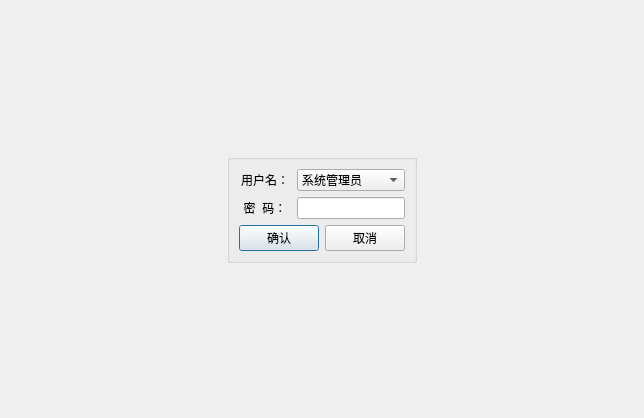
<?xml version="1.0" encoding="UTF-8"?>
<ui version="4.0">
 <class>Dialog1</class>
 <widget class="QDialog" name="Dialog1">
  <property name="geometry">
   <rect>
    <x>0</x>
    <y>0</y>
    <width>644</width>
    <height>418</height>
   </rect>
  </property>
  <property name="windowTitle">
   <string>Dialog</string>
  </property>
  <layout class="QGridLayout" name="gridLayout_3">
   <item row="0" column="0">
    <widget class="QGroupBox" name="groupBox_2">
     <property name="sizePolicy">
      <sizepolicy hsizetype="Fixed" vsizetype="Fixed">
       <horstretch>0</horstretch>
       <verstretch>0</verstretch>
      </sizepolicy>
     </property>
     <property name="title">
      <string/>
     </property>
     <layout class="QGridLayout" name="gridLayout_2">
      <item row="0" column="0">
       <layout class="QGridLayout" name="gridLayout">
        <item row="0" column="0">
         <widget class="QLabel" name="label_3">
          <property name="sizePolicy">
           <sizepolicy hsizetype="Expanding" vsizetype="Preferred">
            <horstretch>0</horstretch>
            <verstretch>0</verstretch>
           </sizepolicy>
          </property>
          <property name="text">
           <string>用户名：</string>
          </property>
          <property name="alignment">
           <set>Qt::AlignCenter</set>
          </property>
         </widget>
        </item>
        <item row="0" column="1">
         <widget class="QComboBox" name="comboBox_2">
          <property name="sizePolicy">
           <sizepolicy hsizetype="Expanding" vsizetype="Fixed">
            <horstretch>0</horstretch>
            <verstretch>0</verstretch>
           </sizepolicy>
          </property>
          <item>
           <property name="text">
            <string>系统管理员</string>
           </property>
          </item>
         </widget>
        </item>
        <item row="1" column="0">
         <widget class="QLabel" name="label_4">
          <property name="sizePolicy">
           <sizepolicy hsizetype="Expanding" vsizetype="Preferred">
            <horstretch>0</horstretch>
            <verstretch>0</verstretch>
           </sizepolicy>
          </property>
          <property name="text">
           <string>密  码：</string>
          </property>
          <property name="alignment">
           <set>Qt::AlignCenter</set>
          </property>
         </widget>
        </item>
        <item row="1" column="1">
         <widget class="QLineEdit" name="lineEdit"/>
        </item>
       </layout>
      </item>
      <item row="1" column="0">
       <layout class="QHBoxLayout" name="horizontalLayout_3">
        <item>
         <widget class="QPushButton" name="pushButton_4">
          <property name="sizePolicy">
           <sizepolicy hsizetype="Preferred" vsizetype="Fixed">
            <horstretch>0</horstretch>
            <verstretch>0</verstretch>
           </sizepolicy>
          </property>
          <property name="text">
           <string>确认</string>
          </property>
         </widget>
        </item>
        <item>
         <widget class="QPushButton" name="pushButton_5">
          <property name="text">
           <string>取消</string>
          </property>
         </widget>
        </item>
       </layout>
      </item>
     </layout>
    </widget>
   </item>
  </layout>
 </widget>
 <resources/>
 <connections/>
</ui>
